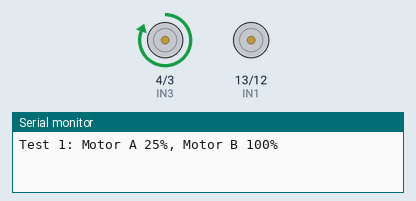
A sketch run on a simulated Arduino Uno, built with avr-gcc and run on an emulated ATmega328P. Shown: motor-driver pin pairs drawn as motors (green arrow = first pin HIGH = forward, orange = second pin HIGH = backward, longer = more drive), the last lines printed to the serial monitor.

Above: at 2.0 s.
At 6.0 s:
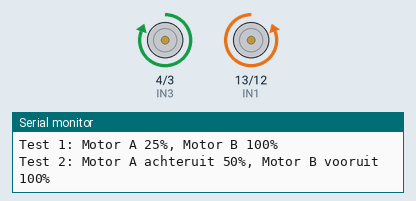
At 14.0 s:
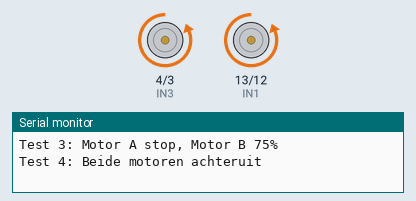
At 18.0 s:
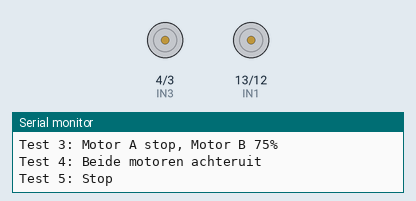
Timing chart, 0 to 26.0 s (numbered marks = the images above):
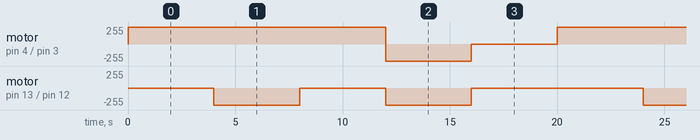

The sketch:

codeH-brug.ino
```cpp
const int IN1 = 13;
const int IN2 = 12;
const int IN3 = 4;
const int IN4 = 3;

void setup() {
  pinMode(IN1, OUTPUT);
  pinMode(IN2, OUTPUT);
  pinMode(IN3, OUTPUT);
  pinMode(IN4, OUTPUT);

  Serial.begin(115200);
}

void stelMotorSnelheidIn(int pin1, int pin2, int snelheid) {

  if (snelheid > 0) {
    analogWrite(pin1, snelheid);
    analogWrite(pin2, 0);
  }
  else if (snelheid < 0) {
    analogWrite(pin1, 0);
    analogWrite(pin2, -snelheid);
  }
  else {
    analogWrite(pin1, 0);
    analogWrite(pin2, 0);
  }
}

void loop() {

  Serial.println("Test 1: Motor A 25%, Motor B 100%");

  stelMotorSnelheidIn(IN1, IN2, 64);
  stelMotorSnelheidIn(IN3, IN4, 255);

  delay(4000);

  Serial.println("Test 2: Motor A achteruit 50%, Motor B vooruit 100%");

  stelMotorSnelheidIn(IN1, IN2, -128);
  stelMotorSnelheidIn(IN3, IN4, 255);

  delay(4000);

  Serial.println("Test 3: Motor A stop, Motor B 75%");

  stelMotorSnelheidIn(IN1, IN2, 0);
  stelMotorSnelheidIn(IN3, IN4, 192);

  delay(4000);

  Serial.println("Test 4: Beide motoren achteruit");

  stelMotorSnelheidIn(IN1, IN2, -255);
  stelMotorSnelheidIn(IN3, IN4, -255);

  delay(4000);

  Serial.println("Test 5: Stop");

  stelMotorSnelheidIn(IN1, IN2, 0);
  stelMotorSnelheidIn(IN3, IN4, 0);

  delay(4000);
}
```

Measured:
- by itself, motor on pin 4 (IN3) / pin 3 (IN4): repeats every 20.0 s: backward 255/255 4.0 s, stopped 4.0 s, forward 255/255 12.0 s
- by itself, motor on pin 13 (IN1) / pin 12 (IN2): repeats every 20.0 s: stopped 4.0 s, backward 255/255 4.0 s, stopped 8.0 s, backward 255/255 4.0 s
